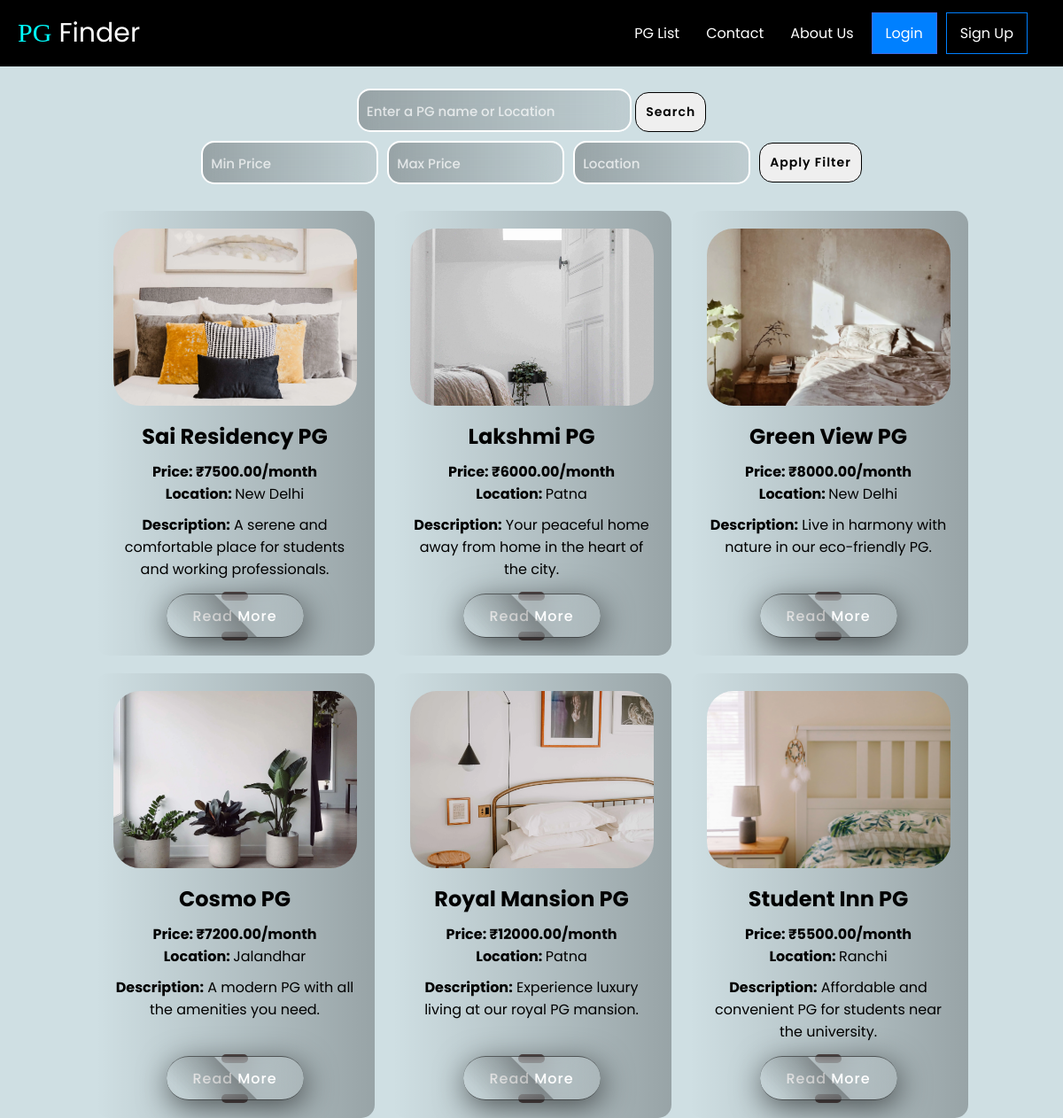
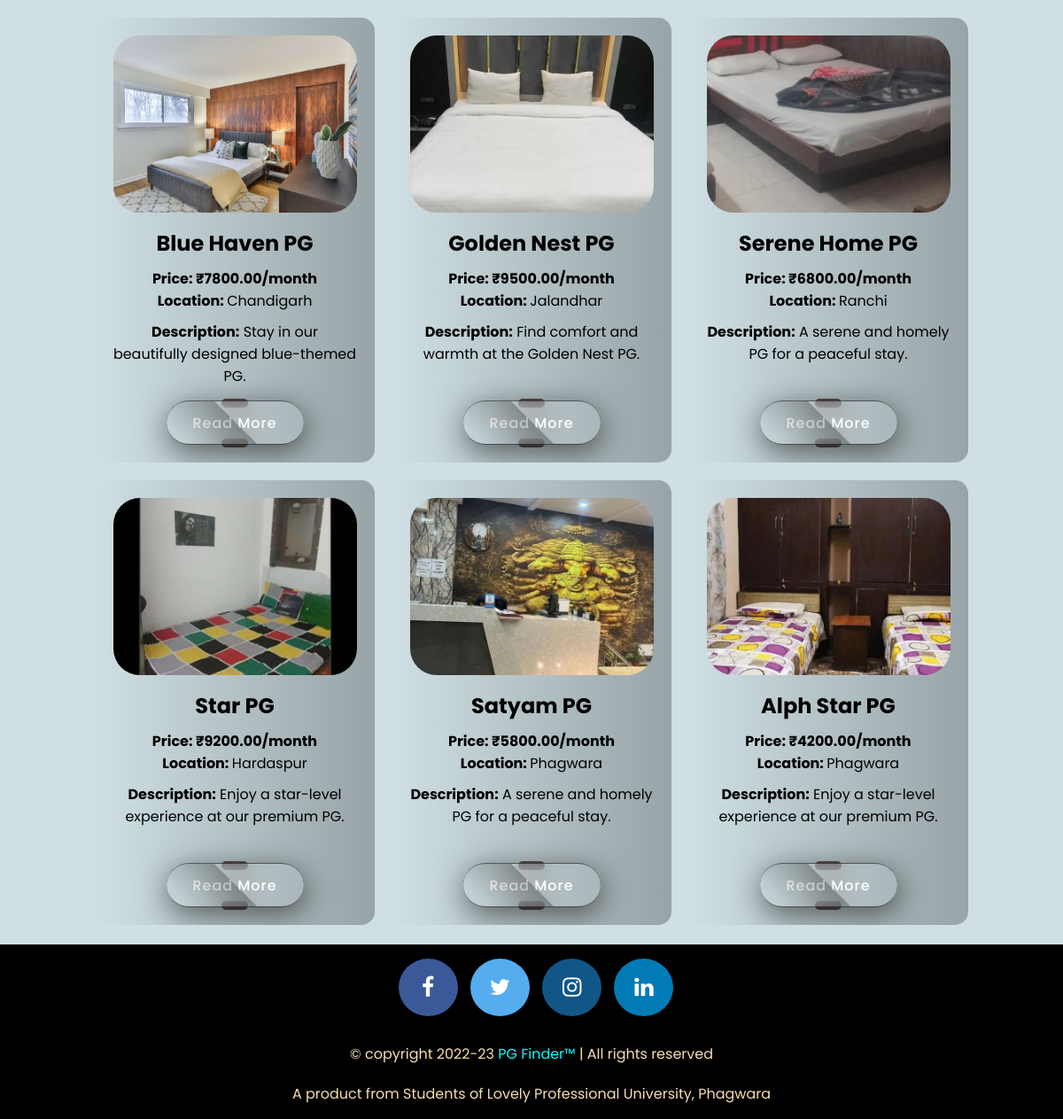
The app's page /pglist.php with its own data (2 pictures, top to bottom).
### tables this page shows
CREATE TABLE `pglist` (
  `id` int(11) NOT NULL,
  `name` varchar(255) NOT NULL,
  `price` decimal(10,2) NOT NULL,
  `location` varchar(255) NOT NULL,
  `description` text DEFAULT NULL,
  `image_url` varchar(255) DEFAULT NULL
);

### pglist.php (the view, shortened to what this page needs)
<!DOCTYPE html>
<html lang="en">
<head>
    <?php require "navbar.php" ?>
    <link rel="stylesheet" href="./pglist.css">
</head>
<body>
    <form method="GET">
        <input type="text" id="search" name="search" placeholder="Enter a PG name or Location">
        <input id="button" type="submit" value="Search">
    </form>
    <div class="filter">
        <div>
            <input type="number" id="minPrice" name="minPrice" placeholder="Min Price">
        </div>
        <div>
            <input type="number" id="maxPrice" name="maxPrice" placeholder="Max Price">
        </div>
        <div>
            <input type="text" id="location" name="location" placeholder="Location">
        </div>
        <button id="applyFilter" onclick="applyFilters()">Apply Filter</button>
    </div>
    <?php
    include 'dbconnect.php';
    $sql = "SELECT * FROM pglist WHERE 1=1";
    $result = $conn->query($sql);
    if ($result->num_rows > 0) {
        echo '<main>';
        while ($row = $result->fetch_assoc()) {
            echo '<div class="pg-card">';
            echo '<div class = "image-card">';
            echo '<img src="' . $row['image_url'] . '" alt="' . $row['name'] . '">';
            echo '</div>';
            echo '<h2>' . $row['name'] . '</h2>';
            echo '<p class="price">Price: ₹' . $row['price'] . '/month</p>';
            echo '<p class="location"><b>Location: </b>' . $row['location'] . '</p>';
            echo '<p class="desc"><b>Description:</b> ' . $row['description'] . '</p>';
            echo '<div class="read-more" onclick="openPopupteam()"><a href="#">Read More</a></div>';
            echo '</div>';
        }
        echo '</main>';
    } else {
        echo '<div class="center-div">';
        echo '<h3>No PG listings found.</h3>';
        echo '</div>';
    }
    ?>
    <?php require 'footer.php'; ?>
</body>
</html>

### navbar.php (shortened to what this page needs)
<!DOCTYPE html>
<html lang="en">
<head>
  <link rel="stylesheet" href="navbar.css" />
  <link rel="stylesheet" href="https://cdnjs.cloudflare.com/ajax/libs/font-awesome/5.13.0/css/all.min.css">
</head>
</html>
<?php
if (isset($_SESSION['loggedin']) && $_SESSION['loggedin'] == true) {
  $loggedin = true;
} else {
  $loggedin = false;
}
echo '
    <div class="parent">
    <nav>
        <ul class="navbar">
            <li class="logo"><a href="Home.php"><span>PG</span> Finder</a></li>
            <li class="item"><a href="pglist.php">PG List</a></li>
            <li class="item"><a href="contact.php">Contact</a></li>
            <li class="item"><a href="about.php">About Us</a></li>';
if (!$loggedin) {
  echo '
            <li class="item button"><a href="login.php">Login</a></li>
            <li class="item button secondary"><a href="signup.php">Sign Up</a></li>';
}
echo '
            <li class="toggle"><a href="#"><i class="fas fa-bars"></i></a></li>
            <li class="item">';
echo '
            </li>
        </ul>
    </nav>
    </div>';
?>

### footer.php (shortened to what this page needs)
<!DOCTYPE html>
<html lang="en">
<head>
    <link rel="stylesheet" href="https://cdnjs.cloudflare.com/ajax/libs/font-awesome/4.7.0/css/font-awesome.min.css">
</head>
<body>
    <div class="footer">
        <a href="#" class="fa fa-facebook"></a>
        <a href="#" class="fa fa-twitter"></a>
        <a href="#" class="fa fa-instagram"></a>
        <a href="#" class="fa fa-linkedin"></a>
        <br>
        <p style="margin-top:20px;">© copyright 2022-23 <a href="home.php"><span>PG Finder™</span></a> | All rights
            reserved</p>
        <p style="margin-top:20px;">A product from Students of </span> Lovely Professional University, Phagwara </p>
    </div>
</body>
</html>

### navbar.css (style rules this page uses)
* { box-sizing: border-box; margin: 0px; font-family: "Poppins", sans-serif; padding: 0px; }
nav { background-color: black; padding: 0 15px; }
a { text-decoration: none; color: white; }
.navbar, .subnavbar { list-style-type: none; }
.logo { font-size: 30px; }
.logo span { color: aqua; font-family: 'Babylonica', cursive; }
.item { padding: 10px; }
.item.button { padding: 9px 5px; }
.navbar { display: flex; flex-wrap: wrap; justify-content: space-between; align-items: center; }
.navbar li a { display: inline-block; padding: 15px 5px; }
.item.button { order: 2; }
.item { order: 3; width:100%; text-align: center; display: none; }
.button.secondary { border-bottom: 1px #444 solid; }
@media all and (min-width: 700px) { .navbar { justify-content: center; } }
@media all and (min-width: 700px) { .logo { flex: 1; } }
@media all and (min-width: 700px) { .item.button { width: auto; order: 1; display: block; } }
@media all and (min-width: 700px) { .navbar li.button a { padding: 10px 15px; margin: 5px 0; } }
@media all and (min-width: 700px) { .button a { background: #0080ff; border: 1px royalblue solid; } }
@media all and (min-width: 700px) { .button.secondary { border: 0; } }
@media all and (min-width: 700px) { .button.secondary a { background: transparent; border: 1px #0080ff solid; } }
@media all and (min-width: 960px) { .navbar { align-items: flex-start; flex-wrap: nowrap; background: none; } }
@media all and (min-width: 960px) { .parent { position: fixed; width: 100%; top: 0; z-index: 1; } }
@media all and (min-width: 960px) { .logo { order: 0; } }
@media all and (min-width: 960px) { .item { order: 1; position: relative; display: block; width: auto; } }
@media all and (min-width: 960px) { .button { order: 2; } }

### footer.php (style rules this page uses)
.footer { text-align: center; text-decoration: solid; color: wheat; margin-top: 2px; padding: 1rem; background: black; opacity: 1; overflow: hidden; }
.footer span { color: aqua; }
.fa { padding: 20px; font-size: 25px; width: 67px; margin-bottom: 10px; margin-left: 10px; text-align: center; text-decoration: none; border-radius: 50%; }
.fa-facebook { background: #3B5998; color: white; }
.fa-twitter { background: #55ACEE; color: white; }
.fa-instagram { background: #125688; color: white; }
.fa-linkedin { background: #007bb5; color: white; }

### records on screen
pglist: image_url (picture), name "Sai Residency PG", price "7500.00", location "New Delhi", description "A serene and comfortable place for students and working professionals."
pglist: image_url (picture), name "Lakshmi PG", price "6000.00", location "Patna", description "Your peaceful home away from home in the heart of the city."
pglist: image_url (picture), name "Green View PG", price "8000.00", location "New Delhi", description "Live in harmony with nature in our eco-friendly PG."
pglist: image_url (picture), name "Cosmo PG", price "7200.00", location "Jalandhar", description "A modern PG with all the amenities you need."
pglist: image_url (picture), name "Royal Mansion PG", price "12000.00", location "Patna", description "Experience luxury living at our royal PG mansion."
pglist: image_url (picture), name "Student Inn PG", price "5500.00", location "Ranchi", description "Affordable and convenient PG for students near the university."
pglist: image_url (picture), name "Blue Haven PG", price "7800.00", location "Chandigarh", description "Stay in our beautifully designed blue-themed PG."
pglist: image_url (picture), name "Golden Nest PG", price "9500.00", location "Jalandhar", description "Find comfort and warmth at the Golden Nest PG."
pglist: image_url (picture), name "Serene Home PG", price "6800.00", location "Ranchi", description "A serene and homely PG for a peaceful stay."
pglist: image_url (picture), name "Star PG", price "9200.00", location "Hardaspur", description "Enjoy a star-level experience at our premium PG."
pglist: image_url (picture), name "Satyam PG", price "5800.00", location "Phagwara", description "A serene and homely PG for a peaceful stay."
pglist: image_url (picture), name "Alph Star PG", price "4200.00", location "Phagwara", description "Enjoy a star-level experience at our premium PG."
